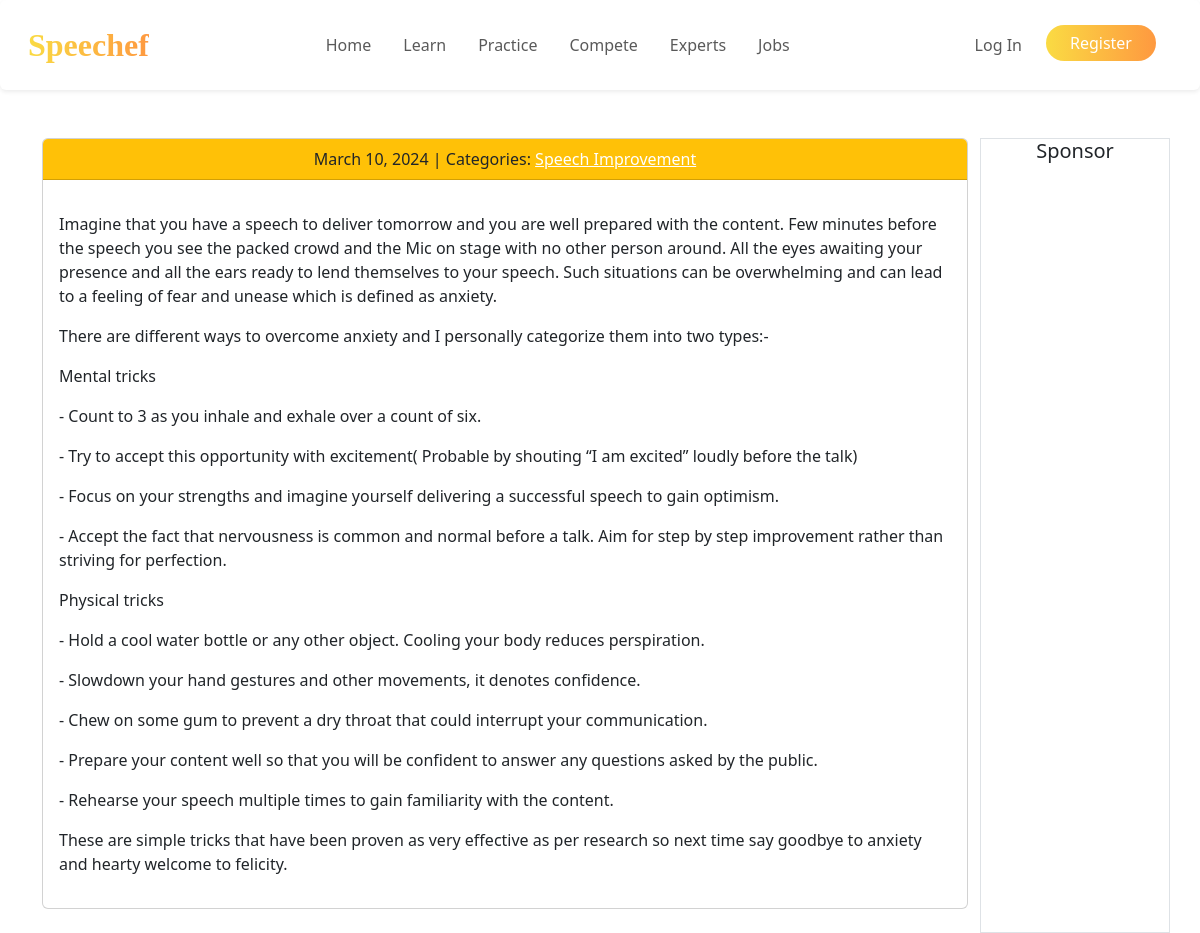
Page /learn/post/2/ on the committed database.
### learn/models.py (models this page shows, shortened)
class Post(models.Model):
    title = models.CharField(max_length=255)
    body = models.TextField()
    created_on = models.DateTimeField(auto_now_add=True)
    last_modified = models.DateTimeField(auto_now=True)
    categories = models.ManyToManyField("Category", related_name="posts")

class Category(models.Model):
    name = models.CharField(max_length=30)
    class Meta:
        verbose_name_plural = "Categories"

### learn/views.py (the view)
# urls.py: path("post/<int:pk>/", views.learn_detail, name="learn_detail"),
def learn_detail(request, pk):
    post = Post.objects.get(pk=pk)
    comments = Comment.objects.filter(post=post)
    context = {
        "post": post,
        "comments": comments,
    }
    return render(request, "learn/detail.html", context)

### learn/templates/learn/detail.html (shortened to what this page needs)
{% extends "base.html" %}
      {% block page_content %}
      <div class="container">
        <div class="row justify-content-center">
          <div class="col-md-10">
      <div class="card mb-4">
        <div class="card-header bg-warning text-center">
          {{ post.created_on.date }} | Categories:
          {% for category in post.categories.all %}
            <a href="{% url 'learn_category' category.name %}" class="text-white">{{ category.name }}</a>
          {% endfor %}
        </div>
        <div class="card-body">
          <p class="card-text">{{ post.body | linebreaks }}</p>
        </div>
      </div>
    </div>
    <div class="col-md-2 border text-center" >
        <h5>Sponsor</h5>
    </div>
  </div>
</div>
{% endblock page_content %}

### rows in the picture
Post: created_on "March 10, 2024", body "Imagine that you have a speech to deliver tomorrow and you are well prepared with the content. Few minutes before the speech you see the packed crowd and the Mic on stage with no other person around. All the eyes awaiting your presence and all the ears ready to lend themselves to your speech. Such situations can be overwhelming and can lead to a feeling of fear and unease which is defined as anxiety. There are different ways to overcome anxiety and I personally categorize them into two types:- Mental tricks - Count to 3 as you inhale and exhale over a count of six. - Try to accept this opportunity with excitement( Probable by shouting “I am excited” loudly before the talk) - Focus on your…"
Category: name "Speech Improvement"
